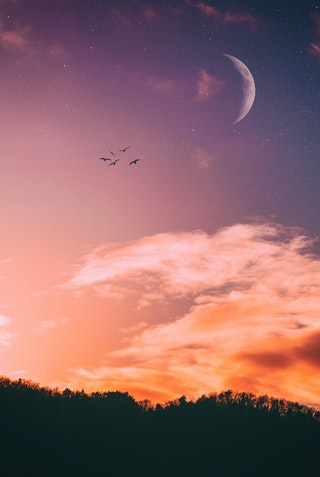
#> input picture Programas/Imagenes/otro.jpg, 320 x 477 px
$ python Practica19.py
#> lines starting #> are read from the running program, lines starting #| are printed output that depends on the picture
# Importamos las librerias
import cv2
import numpy as np

# Seleccionamos la ruta de la imagen
ruta_imagen = "Imagenes/otro.jpg"
imagen = cv2.imread(ruta_imagen)
#> imagen is the input picture: shape (477, 320, 3); mean B, G, R 105.6, 104.3, 147.7

#Definimos la matriz de traslación
matriz_traslacion = np.float32([[1,0,5],
								[0,1,20]])

print(matriz_traslacion)

# Trasladamos a la imagen
imagen_trasladada = cv2.warpAffine(imagen,matriz_traslacion,(imagen.shape[1],imagen.shape[0]))
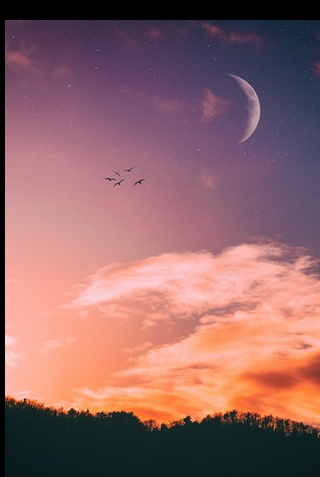
#> imagen_trasladada: shape (477, 320, 3); mean B, G, R 103, 101.8, 145.5

cv2.imshow("Imagen trasladada", imagen_trasladada)
cv2.waitKey(0)

$ run again, with Programas/Imagenes/cebra.jpg copied over Programas/Imagenes/otro.jpg
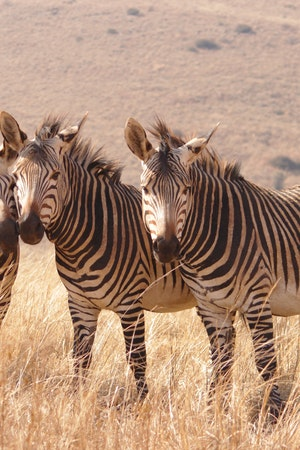
#> input picture Programas/Imagenes/cebra.jpg, 300 x 450 px
#> imagen is the input picture: shape (450, 300, 3); mean B, G, R 120.4, 142.3, 174.9
#> `imagen_trasladada = cv2.warpAffine(imagen,matriz_traslacion,(imagen.sh..`:
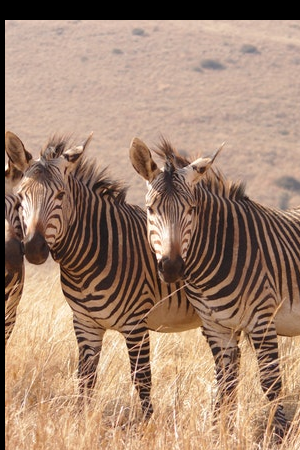
#> imagen_trasladada: shape (450, 300, 3); mean B, G, R 112.5, 132.3, 162.3
